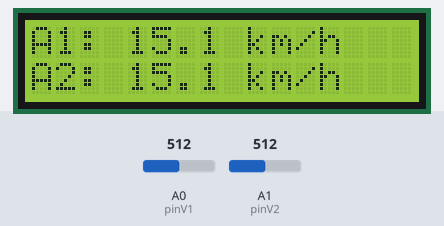
The sketch below on a simulated Arduino Uno, built with avr-gcc and run on an emulated ATmega328P. Shown: 16×2 character LCD. The test bench sets the inputs (shaded band); at power-on: A0 (pinV1) = 512, A1 (pinV2) = 512.

Above: at 2.7 s.
2.8 s: A0 (pinV1) set to 716
At 3.16 s:
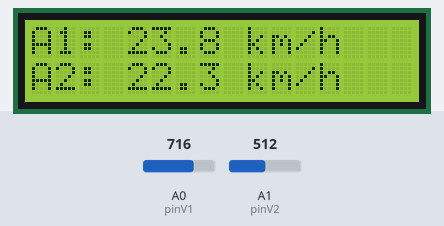
4.5 s: A1 (pinV2) set to 716
At 4.83 s:
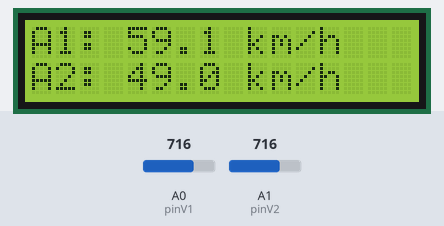
6.2 s: A1 (pinV2) set to 511
At 7.9 s:
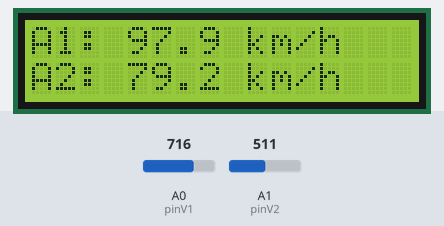
8.1 s: A0 (pinV1) set to 900
At 8.39 s:
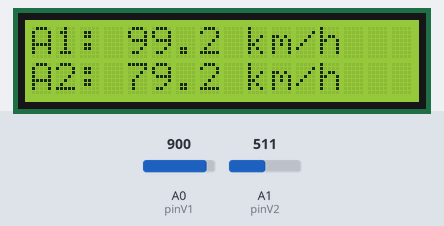
9.7 s: A0 (pinV1) set to 1023
At 10.06 s:
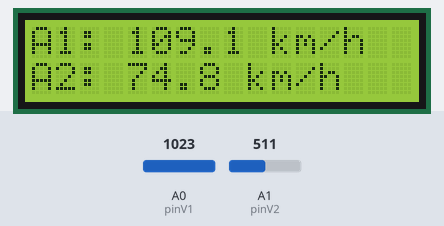
11.4 s: A1 (pinV2) set to 306
At 11.72 s:
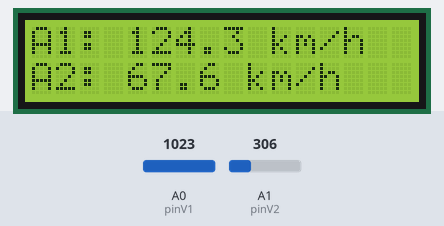
Timing chart, 0 to 14.1 s (numbered marks = the images above; inputs shaded):
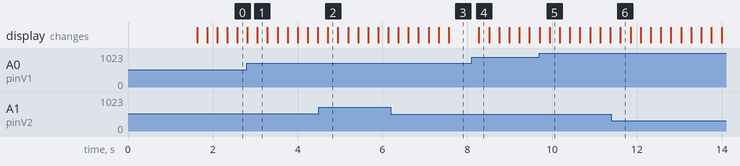

The sketch:

viento_v2_dual_.ino
```cpp
#include <Wire.h>
#include <LiquidCrystal_I2C.h>

// Configuración del LCD: Dirección 0x27, 16 columnas y 2 filas
LiquidCrystal_I2C lcd(0x27, 16, 2);

// --- CONFIGURACIÓN DE PINES ---
const int pinV1 = A0;
const int pinV2 = A1;

const int numLecturas = 20;
int lecturas1[numLecturas];
int lecturas2[numLecturas];
int indice = 0;
float total1 = 0;
float total2 = 0;

// --- AJUSTE DE CALIBRACIÓN ---
float factorVelocidad = 8.0;
float voltajeOffset = 0.1;

void setup() {
  lcd.init();
  lcd.backlight();

  // Mensaje de inicio rápido
  lcd.setCursor(0, 0);
  lcd.print("SISTEMA DUAL");
  lcd.setCursor(0, 1);
  lcd.print("INICIALIZANDO...");

  for (int i = 0; i < numLecturas; i++) {
    lecturas1[i] = 0;
    lecturas2[i] = 0;
  }

  delay(1500);
  lcd.clear();
}

void loop() {
  // 1. FILTRO DE PROMEDIO MÓVIL
  total1 -= lecturas1[indice];
  total2 -= lecturas2[indice];

  lecturas1[indice] = analogRead(pinV1);
  lecturas2[indice] = analogRead(pinV2);

  total1 += lecturas1[indice];
  total2 += lecturas2[indice];

  indice = (indice + 1) % numLecturas;

  // 2. CÁLCULOS DE VELOCIDAD (KM/H)
  float vel1 = obtenerKMH(total1 / (float)numLecturas);
  float vel2 = obtenerKMH(total2 / (float)numLecturas);

  // 3. MOSTRAR AMBOS EN PANTALLA SIMULTÁNEAMENTE
  // Fila 0: Anemómetro 1
  lcd.setCursor(0, 0);
  lcd.print("A1: ");
  lcd.print(vel1, 1);
  lcd.print(" km/h      "); // Espacios extra para limpiar residuos de números largos

  // Fila 1: Anemómetro 2
  lcd.setCursor(0, 1);
  lcd.print("A2: ");
  lcd.print(vel2, 1);
  lcd.print(" km/h      ");

  delay(200); // Actualización fluida
}

// Función auxiliar para procesar la señal
float obtenerKMH(float promedioRaw) {
  float voltaje = (promedioRaw * 5.0) / 1023.0;
  float ms = 0;
  if (voltaje > voltajeOffset) {
    ms = (voltaje - voltajeOffset) * factorVelocidad;
  }
  return ms * 3.6;
}
```
